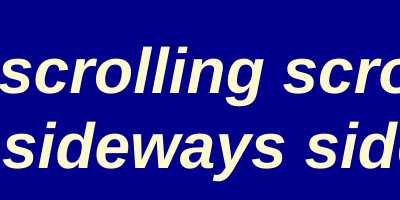
Frame 1 (no input)
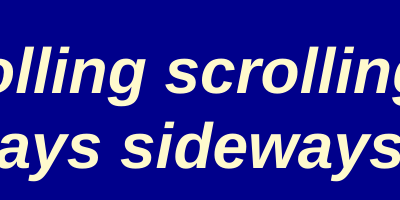
Frame 60 (no input)
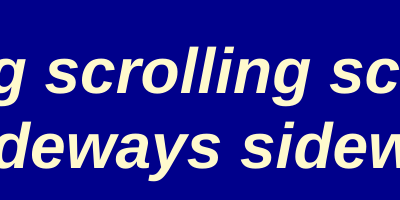
Frame 120 (the mouse pressed at the canvas centre since frame 60)

The p5.js sketch that drew these frames (run headless with seeded random() and noise() and a simulated clock; from frame 60 on, the mouse is pressed at the canvas centre):

// p5.js sketch
// ── sketch.js
let txt_one = "scrolling ";
let txt_two = "sideways ";
let speed = 2;

let x1 = 0,
  x2 = 0;

function setup() {
  createCanvas(400, 200);

  // set up text appearance
  textFont("sans-serif");
  textStyle(BOLDITALIC);
  textSize(64);
  fill("lemonchiffon");
  textAlign(LEFT, CENTER);

  // measure the width of each word in pixels
  w1 = textWidth(txt_one);
  w2 = textWidth(txt_two);

  // calculate how many copies of the word fit across the canvas
  // add one extra to avoid gaps
  count1 = ceil(width / w1) + 1;
  count2 = ceil(width / w2) + 1;
}

function draw() {
  background("darkblue");

  // update x position for 'scrolling' word (moves left)
  x1 = x1 - speed; // move x1 to the left by a few pixels
  x1 = x1 % w1; // wrap x1 around when it passes one word length
  if (x1 > 0) x1 -= w1; // ensure x1 is always negative or zero for clean looping

  // update x position for 'sideways' word (moves right)
  // same code but shorter syntax
  x2 = (x2 + speed) % w2;
  if (x2 > 0) x2 -= w2;

  // draw enough copies of each word to cover the canvas
  for (let n = 0; n < count1; n++) {
    // display n texts with variable x coordinates
    // text('scrolling', <400 to 0> + <1 to 3> * 246, 75)
    text(txt_one, x1 + n * w1, (height * 3) / 8);
  }
  for (let n = 0; n < count2; n++) {
    text(txt_two, x2 + n * w2, (height * 6) / 8);
  }
}
